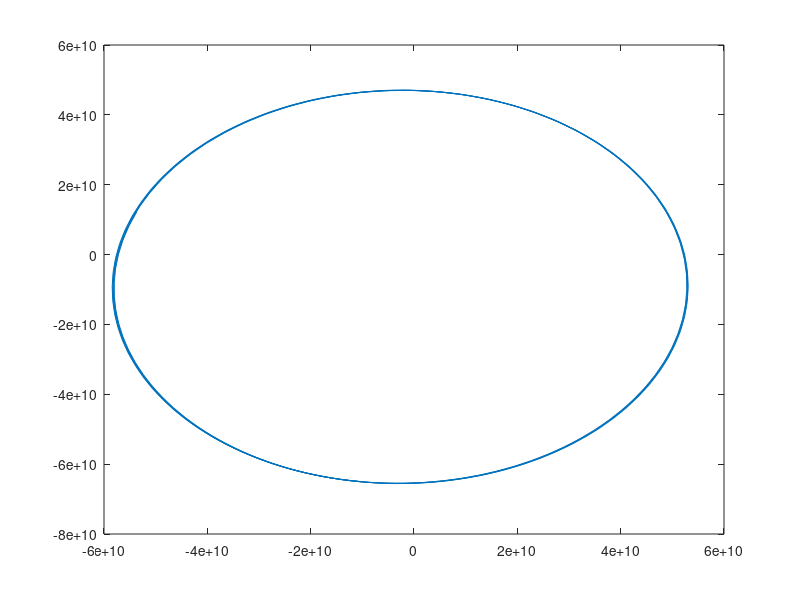

MATLAB code for this plot:
% Initialize the workspace
clear all
close all

% Constants
G = 6.67E-11;
M_sun = 1.99E30;
AU = 149597870700;
dt = 1; % day
tday = 86400;
N = 365;

% Initial Astronomical Data
m_mercury = 3.302E23;                                   % kg
x0_mercury = (-3.589070923093208E-01)*AU;               % m
y0_mercury = (8.140221586479408E-02)*AU;                % m
r0_mercury = sqrt((x0_mercury^2)+(y0_mercury^2));       % m
vx0_mercury = (-1.205489207680449E-02)*AU/tday;              % m/s
vy0_mercury = (-2.623106213623277E-02)*AU/tday;              % m/s

% Initialize
x_mercury = [];
x_mercury(1) = x0_mercury;
y_mercury = [];
y_mercury(1) = y0_mercury;
vx_mercury = [];
vx_mercury(1) = vx0_mercury;
vy_mercury = [];
vy_mercury(1) = vy0_mercury;

for t = 1:N
  vx_mercury(t+dt) = vx_mercury(t) + tday*dt*((-G*M_sun)/(((x_mercury(t))^2)+((y_mercury(t))^2))^(3/2))*x_mercury(t);
  x_mercury(t+dt) = x_mercury(t) + tday*dt*vx_mercury(t+dt);
  vy_mercury(t+dt) = vy_mercury(t) + tday*dt*((-G*M_sun)/(((x_mercury(t))^2)+((y_mercury(t))^2))^(3/2))*y_mercury(t);
  y_mercury(t+dt) = y_mercury(t) + tday*dt*vy_mercury(t+dt);
end

plot(x_mercury,y_mercury)
